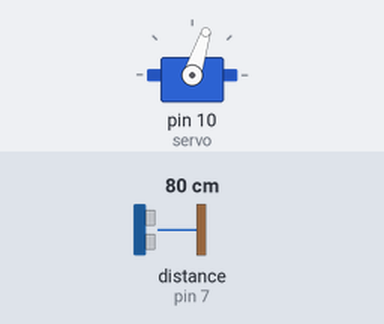
Bench run of a sketch on a simulated Arduino Uno, built with avr-gcc and run on an emulated ATmega328P. On the bench: servo. Wiring (inferred from the names in the program): ultrasonic range finder: trigger pin 4; echo pin 7. The inputs (shaded band) are chosen by the test bench; at power-on: distance to the obstacle (sensor on pin 7) 80 cm. The echo pulse lasts 58.3 µs per cm; what the sketch prints to the serial monitor is not drawn.

Above: at 1.2 s.
1.3 s: distance to the obstacle (sensor on pin 7) set to 2 cm
At 2.4 s:
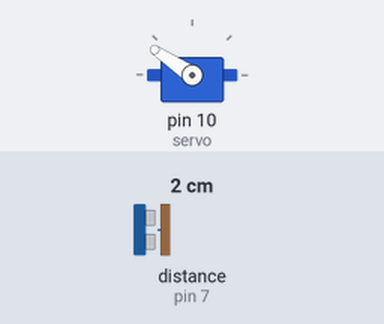
4.3 s: distance to the obstacle (sensor on pin 7) set to 250 cm
At 5.3 s:
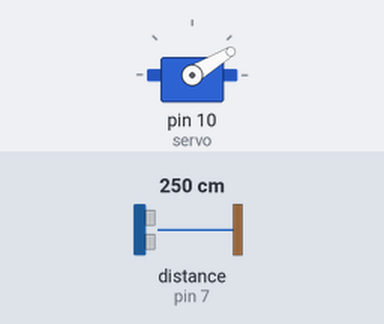
7.3 s: distance to the obstacle (sensor on pin 7) set to 9 cm
At 8.4 s:
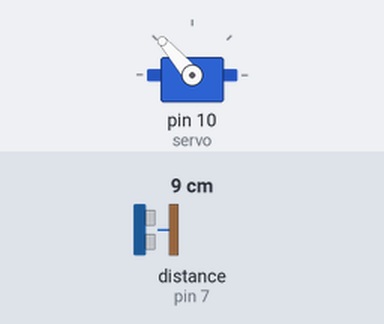
Timing chart, 0 to 16.3 s (numbered marks = the images above; inputs shaded):
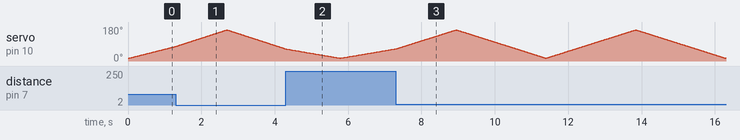

The sketch:

Radar.ino
```cpp
#include <Servo.h>
Servo myServo;

int servo=10;
int grados=15;


int Trigger=4;
int Echo=7;
long tiempo;
int distancia=0;

void setup() {
myServo.attach(servo);
Serial.begin(9600);

pinMode(Echo,INPUT);
pinMode(Trigger,OUTPUT);

}

void loop() {
myServo.write(15);
  for(grados=15;grados<165;grados=grados+1){

    delay(15);
    myServo.write(grados);

    // ************************    mido distancia
digitalWrite(Trigger, LOW);
delayMicroseconds(2);
digitalWrite(Trigger, HIGH);
delayMicroseconds(10);
digitalWrite(Trigger, LOW);

tiempo=(pulseIn(Echo,HIGH));

distancia=tiempo*0.017;

Serial.print(grados);
Serial.print(",");
Serial.print(distancia);
Serial.print(".");
// **********************************************

  }


    for(grados=165;grados>15;grados=grados-1){

    delay(15);
    myServo.write(grados);

    // ************************    mido distancia
digitalWrite(Trigger, LOW);
delayMicroseconds(2);
digitalWrite(Trigger, HIGH);
delayMicroseconds(10);
digitalWrite(Trigger, LOW);

tiempo=(pulseIn(Echo,HIGH));

distancia=tiempo*0.017;

Serial.print(grados);
Serial.print(",");
Serial.print(distancia);
Serial.print(".");
// **********************************************

  }

 }
```
